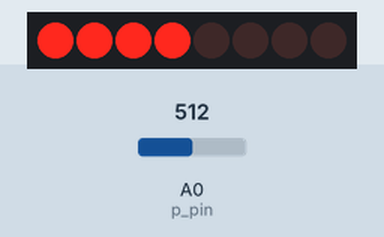
Bench run of a sketch on a simulated Arduino Uno, built with avr-gcc and run on an emulated ATmega328P. Parts: 8 shift-register outputs drawn as a row of LEDs (first output left, lit = HIGH). Wiring (inferred from the names in the program): shift register (74HC595): data pin 9; shift clock pin 2; latch pin 4. Wiring (inferred from the signals the program sends): row of LEDs: on Q0, Q1, Q2, Q3, Q4, Q5, Q6, Q7. Inputs (shaded band) come from the test bench; at power-on: A0 (p_pin) = 512.

Above: at 1.2 s.
1.3 s: A0 (p_pin) set to 716
At 1.6 s:
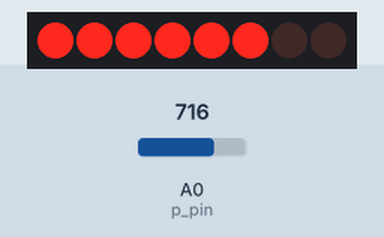
2.8 s: A0 (p_pin) set to 900
At 4.0 s:
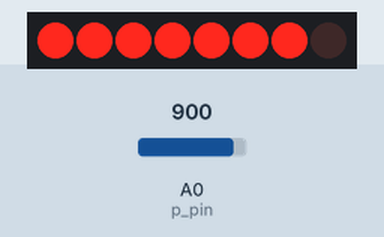
4.3 s: A0 (p_pin) set to 1023
At 5.0 s:
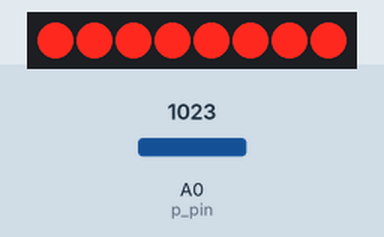
5.8 s: A0 (p_pin) set to 306
At 6.1 s:
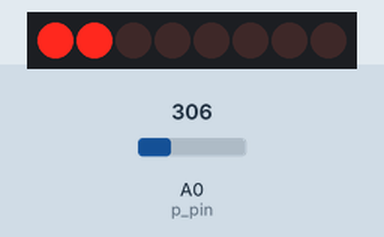
7.3 s: A0 (p_pin) set to 122
At 8.5 s:
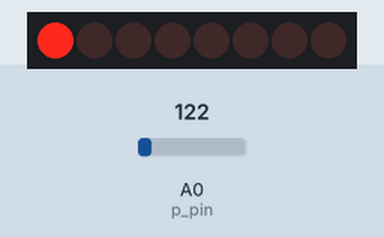
8.8 s: A0 (p_pin) set to 0
At 9.9 s:
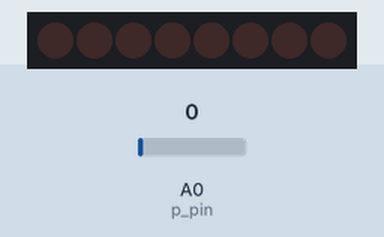
Timing chart, 0 to 11.3 s (numbered marks = the images above; inputs shaded):
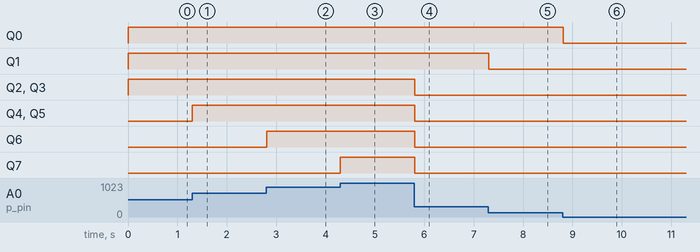

Measured:
- after the input at 1.3 s, Q4, Q5: LOW → HIGH at once
- after the input at 2.8 s, Q6: LOW → HIGH at once
- after the input at 4.3 s, Q7: LOW → HIGH at once
- after the input at 5.8 s, Q2–7: HIGH → LOW at once
- after the input at 7.3 s, Q1: HIGH → LOW at once
- after the input at 8.8 s, Q0: HIGH → LOW at once

The sketch:

shift_register_p.ino
```cpp
//Pin connected to ST_CP of 74HC595
int latchPin = 4;
//Pin connected to SH_CP of 74HC595
int clockPin = 2;
////Pin connected to DS of 74HC595
int dataPin = 9;

int p_pin = A0;
byte out[9];

void setup() {
  //set pins to output so you can control the shift register
  pinMode(latchPin, OUTPUT);
  pinMode(clockPin, OUTPUT);
  pinMode(dataPin, OUTPUT);

  out[0] = 0b00000000;
  out[1] = 0b00000001;
  out[2] = 0b00000011;
  out[3] = 0b00000111;
  out[4] = 0b00001111;
  out[5] = 0b00011111;
  out[6] = 0b00111111;
  out[7] = 0b01111111;
  out[8] = 0b11111111;
  digitalWrite(latchPin, HIGH);
}

void loop() {

  int p = analogRead(p_pin);
  Serial.println(p);

  int zapal = map(p, 0, 1024, 0, 9);

  digitalWrite(latchPin, LOW);
  shiftOut(dataPin, clockPin, MSBFIRST, out[zapal]);
  digitalWrite(latchPin, HIGH);
  delay(10);


  // count from 0 to 255 and display the number
  // on the LEDs
  /*for (int numberToDisplay = 0; numberToDisplay < 256; numberToDisplay++) {
    // take the latchPin low so
    // the LEDs don't change while you're sending in bits:
    digitalWrite(latchPin, LOW);
    // shift out the bits:
    shiftOut(dataPin, clockPin, MSBFIRST, numberToDisplay);

    //take the latch pin high so the LEDs will light up:
    digitalWrite(latchPin, HIGH);
    // pause before next value:*/

}
```
